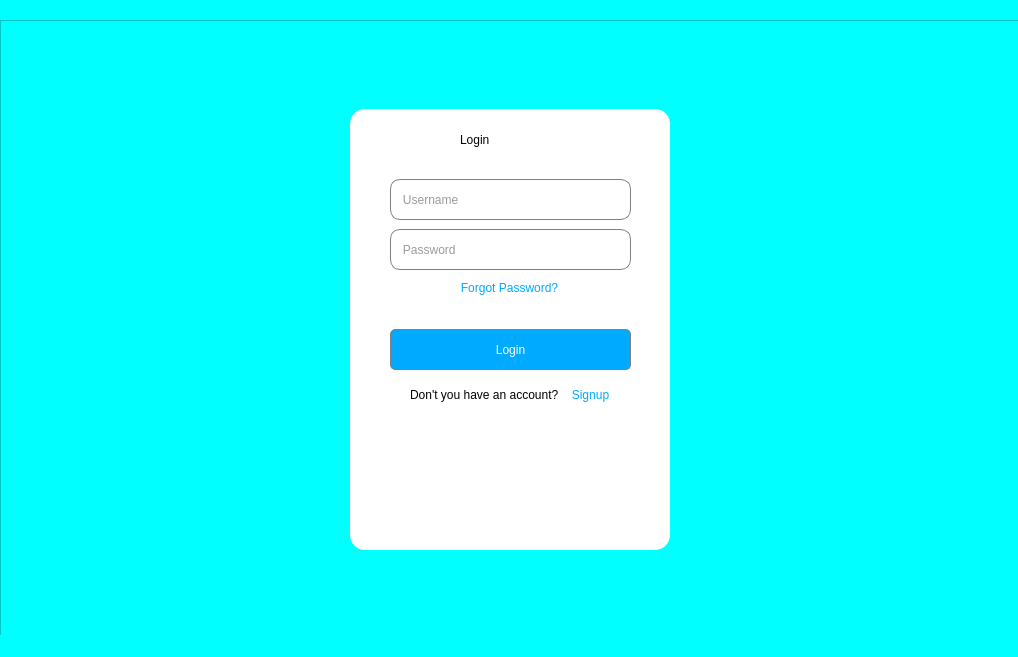
<?xml version="1.0" encoding="UTF-8"?>
<ui version="4.0">
 <class>MainWindow</class>
 <widget class="QMainWindow" name="MainWindow">
  <property name="geometry">
   <rect>
    <x>0</x>
    <y>0</y>
    <width>1018</width>
    <height>657</height>
   </rect>
  </property>
  <property name="windowTitle">
   <string>Login</string>
  </property>
  <property name="windowIcon">
   <iconset>
    <normaloff>../icons/6488645.png</normaloff>../icons/6488645.png</iconset>
  </property>
  <property name="styleSheet">
   <string notr="true">background-color: rgb(0, 255, 255);</string>
  </property>
  <property name="iconSize">
   <size>
    <width>32</width>
    <height>32</height>
   </size>
  </property>
  <widget class="QWidget" name="centralwidget">
   <widget class="QFrame" name="frame">
    <property name="geometry">
     <rect>
      <x>0</x>
      <y>20</y>
      <width>1021</width>
      <height>631</height>
     </rect>
    </property>
    <property name="styleSheet">
     <string notr="true">background-color: rgb(0, 255, 255);</string>
    </property>
    <property name="frameShape">
     <enum>QFrame::StyledPanel</enum>
    </property>
    <property name="frameShadow">
     <enum>QFrame::Raised</enum>
    </property>
    <widget class="QFrame" name="frame_2">
     <property name="geometry">
      <rect>
       <x>350</x>
       <y>89</y>
       <width>320</width>
       <height>441</height>
      </rect>
     </property>
     <property name="layoutDirection">
      <enum>Qt::LeftToRight</enum>
     </property>
     <property name="styleSheet">
      <string notr="true">background-color: rgb(255, 255, 255);border-radius: 15px;</string>
     </property>
     <property name="frameShape">
      <enum>QFrame::StyledPanel</enum>
     </property>
     <property name="frameShadow">
      <enum>QFrame::Raised</enum>
     </property>
     <widget class="QLineEdit" name="username">
      <property name="geometry">
       <rect>
        <x>40</x>
        <y>70</y>
        <width>241</width>
        <height>41</height>
       </rect>
      </property>
      <property name="styleSheet">
       <string notr="true">background-color: rgb(255, 255, 255); border-radius: 10px;
color: rgb(154, 154, 154);
border: 1px solid gray;
  </string>
      </property>
      <property name="text">
       <string>   Username</string>
      </property>
     </widget>
     <widget class="QLineEdit" name="password">
      <property name="geometry">
       <rect>
        <x>40</x>
        <y>120</y>
        <width>241</width>
        <height>41</height>
       </rect>
      </property>
      <property name="styleSheet">
       <string notr="true">background-color: rgb(255, 255, 255); border-radius: 10px;
border: 1px solid gray;color: rgb(154, 154, 154);

   </string>
      </property>
      <property name="text">
       <string>   Password</string>
      </property>
     </widget>
     <widget class="QPushButton" name="login">
      <property name="geometry">
       <rect>
        <x>40</x>
        <y>220</y>
        <width>241</width>
        <height>41</height>
       </rect>
      </property>
      <property name="cursor">
       <cursorShape>PointingHandCursor</cursorShape>
      </property>
      <property name="styleSheet">
       <string notr="true">border-radius: 5px;
font: 12pt &quot;Segoe UI Emoji&quot;;
color: rgb(255, 255, 255);
background-color: rgb(0, 170, 255);
border: 1px solid gray

   </string>
      </property>
      <property name="text">
       <string>Login</string>
      </property>
     </widget>
     <widget class="QLabel" name="label_3">
      <property name="geometry">
       <rect>
        <x>110</x>
        <y>0</y>
        <width>111</width>
        <height>61</height>
       </rect>
      </property>
      <property name="styleSheet">
       <string notr="true">color: rgb(0, 5, 0);
font: 28pt &quot;Segoe UI Emoji&quot;;
</string>
      </property>
      <property name="text">
       <string>Login</string>
      </property>
     </widget>
     <widget class="QPushButton" name="set_echo">
      <property name="geometry">
       <rect>
        <x>250</x>
        <y>131</y>
        <width>21</width>
        <height>21</height>
       </rect>
      </property>
      <property name="cursor">
       <cursorShape>OpenHandCursor</cursorShape>
      </property>
      <property name="text">
       <string/>
      </property>
      <property name="icon">
       <iconset>
        <normaloff>../icons/eye-closed-icon-512x459-ivg8wjcx.png</normaloff>../icons/eye-closed-icon-512x459-ivg8wjcx.png</iconset>
      </property>
     </widget>
     <widget class="QPushButton" name="forgot_password">
      <property name="geometry">
       <rect>
        <x>99</x>
        <y>169</y>
        <width>121</width>
        <height>20</height>
       </rect>
      </property>
      <property name="cursor">
       <cursorShape>PointingHandCursor</cursorShape>
      </property>
      <property name="styleSheet">
       <string notr="true">background-color: rgb(255, 255, 255);
font: 10pt &quot;Segoe UI Emoji&quot;;
color: rgb(0, 170, 255);</string>
      </property>
      <property name="text">
       <string>Forgot Password?</string>
      </property>
     </widget>
     <widget class="QLabel" name="label">
      <property name="geometry">
       <rect>
        <x>60</x>
        <y>270</y>
        <width>161</width>
        <height>31</height>
       </rect>
      </property>
      <property name="styleSheet">
       <string notr="true">font: 10pt &quot;MS Shell Dlg 2&quot;;</string>
      </property>
      <property name="text">
       <string>Don't you have an account?</string>
      </property>
     </widget>
     <widget class="QPushButton" name="sign_up">
      <property name="geometry">
       <rect>
        <x>220</x>
        <y>276</y>
        <width>41</width>
        <height>20</height>
       </rect>
      </property>
      <property name="cursor">
       <cursorShape>PointingHandCursor</cursorShape>
      </property>
      <property name="styleSheet">
       <string notr="true">background-color: rgb(255, 255, 255);
font: 10pt &quot;MS Shell Dlg 2&quot;;
color: rgb(0, 170, 255);</string>
      </property>
      <property name="text">
       <string>Signup</string>
      </property>
     </widget>
    </widget>
   </widget>
  </widget>
  <widget class="QStatusBar" name="statusbar"/>
 </widget>
 <resources/>
 <connections/>
</ui>
